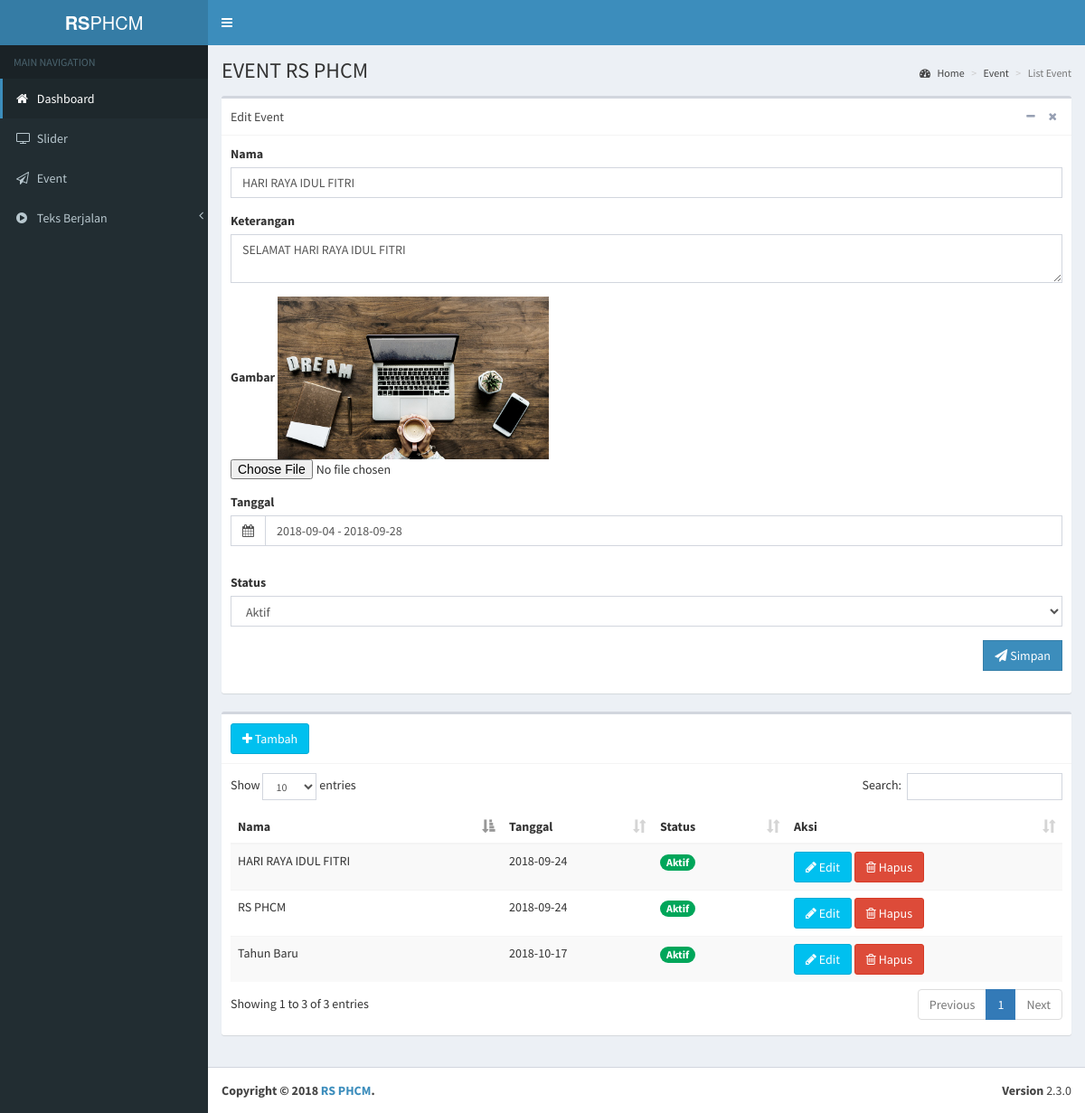
The page /master/event.php?page=event&id=51 on the database its author committed.
### tables this page shows
CREATE TABLE IF NOT EXISTS `slider` (
`id` int(11) NOT NULL,
  `nama` varchar(30) NOT NULL,
  `keterangan` text NOT NULL,
  `tanggal` date NOT NULL,
  `tgl` varchar(50) NOT NULL,
  `tgl_siap` date NOT NULL,
  `image` text NOT NULL,
  `flag` int(1) NOT NULL COMMENT '0=default, 1=event',
  `status` int(11) DEFAULT NULL
);

### objects/event.php (called while the page is built, shortened)
<?php
class Event{
    private $conn;
    private $nama_tabel = "slider";
    public $id;
    public function __construct($db){
        $this->conn = $db;
    }
    function readAll(){
        $query = "SELECT
                    id, nama, keterangan, tanggal, image, status
                FROM
                    " . $this->nama_tabel . "
                ORDER BY
                    nama ASC
               ";
        $stmt = $this->conn->prepare( $query );
        $stmt->execute();
        return $stmt;
    }
    function readOne(){
        $query = "SELECT nama, keterangan, tanggal, image, tgl, status
            FROM " . $this->nama_tabel . "
            WHERE id = ?
            LIMIT 0,1";
        $stmt = $this->conn->prepare( $query );
        $stmt->bindParam(1, $this->id);
        $stmt->execute();
        $row = $stmt->fetch(PDO::FETCH_ASSOC);
        $this->nama = $row['nama'];
        $this->keterangan = $row['keterangan'];
        $this->tgl = $row['tgl'];
        $this->image = $row['image'];
        $this->status = $row['status'];
    }
}
?>

### master/event.php (the view, shortened to what this page needs)
<?php
include_once 'theme/header.php';
include_once 'objects/event.php';
$database = new Database();
$db = $database->getConnection();
$event = new Event($db);
?>
      <div class="content-wrapper">
        <section class="content-header">
          <h1>
             EVENT RS PHCM
          </h1>
          <ol class="breadcrumb">
            <li><a href="index.php"><i class="fa fa-dashboard"></i> Home</a></li>
            <li><a href="#">Event</a></li>
            <li class="active">List Event</li>
          </ol>
        </section>
        <section class="content">
            <?php
                        if(isset($_GET['id'])){
                        $id = isset($_GET['id']) ? $_GET['id'] : die('ERROR: missing ID.');
                        }
                        $event->id = $id;
                        $event->readOne();
                    ?>
            <div class="box">
            <div class="box-header with-border">
                  Edit Event
              <div class="box-tools pull-right">
                <button class="btn btn-box-tool" data-widget="collapse" data-toggle="tooltip" title="Collapse"><i class="fa fa-minus"></i></button>
                <button class="btn btn-box-tool" data-widget="remove" data-toggle="tooltip" title="Remove"><i class="fa fa-times"></i></button>
              </div>
            </div>
            <form action="<?php echo htmlspecialchars('aksi.php?sender=editevent');?>" method="post" enctype="multipart/form-data">
                  <div class="box-body">
                        <div class="row">
                      <div class="col-md-12 form-group">
                          <label>Nama</label>
                          <input type="text" name="nama" value="<?php echo $event->nama; ?>" class="form-control" placeholder="Enter..." required="">
                      </div>
                     <div class="col-md-12 form-group">
                         <label>Keterangan</label>
                         <textarea class="form-control" placeholder="Enter..." name="keterangan" type="text"><?php echo $event->keterangan; ?></textarea>
                    </div>
                    <div class="col-md-12 form-group">
                          <label>Gambar</label>
                          <?php if(isset($_GET['id'])){
                            ?>
                        <img src='uploads/<?= $event->image; ?>' style='width:300px;' />
                        <?php }?>
                          <input type="hidden" name="gambar" value='<?= $event->image; ?>'/><input type="file" name="image"/>
                      </div>
                      <div class="col-md-12 form-group">
              <div class="form-group">
                <label>Tanggal</label>
                <div class="input-group">
                  <div class="input-group-addon">
                    <i class="fa fa-calendar"></i>
                  </div>
                  <input type="text" class="form-control pull-right" id="tanggal" name='tgl' value='<?= $event->tgl; ?>'>
                </div>
              </div>
                      </div>
                      <div class="col-md-12 form-group">
                          <label>Status</label>
                          <select class='form-control' name='status'>
                          <?php
                          $status = $event->status;
                          if($status == '1'){
                              ?>
                                  <option value='1' selected >Aktif</option>
                                  </select>
                              <?
                          }else{
                              ?>
                              <option value='1'>Aktif</option>
                                  <option value='0' selected>Tidak Aktif</option>
                                  </select>
                          <? } ?>
                      </div>
                 <div class="col-md-12 form-group">
                   <button type="submit" class="btn btn-primary btn-flat pull-right"><span class="fa fa-send"></span> Simpan</button>
                 </div>
                </div>
                  </div></form>
              </div>
          <div class="box">
            <div class="box-header with-border">
                <h3 class="box-title"> <a href="#" data-toggle="modal" data-target="#my-modal1" class="btn btn-info"><li class="fa fa-plus"></li> Tambah</a></h3>
            </div>
            <div class="box-body">
                               <table id="event" class="table table-striped dataTable no-footer">
                    <thead>
                      <tr>
                        <th>Nama</th>
                        <th>Tanggal</th>
                        <th>Status</th>
                        <th>Aksi</th>
                      </tr>
                    </thead>
                    <tbody>
                    <?php
                        $stmt = $event->readAll();
                        while ($row = $stmt->fetch(PDO::FETCH_ASSOC)){
                          extract($row);
                    ?>
                        <tr>
                <td><?php echo $nama; ?></td>
                <td><?php echo $tanggal; ?></td>
                <?php if($status == '0'){ ?>
                <td><span class="badge bg-red">Tidak AKtif</span></td>
                <?php }else{ ?>
                  <td><span class="badge bg-green">Aktif</span></td>
                  <?php } ?>
                            <td>
                                <a href="<?php $_SERVER[SCRIPT_NAME] ;?>?page=event&id=<?php echo $id; ?>" class="btn btn-info"><li class="fa fa-pencil"></li> Edit</a>
                                <a href="aksi.php?sender=hapusevent&id=<?php echo  $id; ?>" class="btn btn-danger"><li class="fa fa-trash-o"></li> Hapus</a>
                             </td>
                        </tr>
                <?php    }
                  ?>
                    </tbody>
                  </table>
            </div>
          </div>
        </section>
      </div>
<?php include 'theme/footer.php'; ?>

### theme/header.php (shortened to what this page needs)
<!DOCTYPE html>
<html>
<!DOCTYPE html>
<html>
  <head>
    <link rel="stylesheet" href="bootstrap/css/bootstrap.min.css">
    <link rel="stylesheet" href="https://maxcdn.bootstrapcdn.com/font-awesome/4.4.0/css/font-awesome.min.css">
    <link rel="stylesheet" href="https://code.ionicframework.com/ionicons/2.0.1/css/ionicons.min.css">
    <link rel="stylesheet" href="dist/css/AdminLTE.min.css">
    <link rel="stylesheet" href="dist/css/skins/_all-skins.min.css">
    <link rel="stylesheet" href="plugins/iCheck/flat/blue.css">
    <link rel="stylesheet" href="plugins/morris/morris.css">
    <link rel="stylesheet" href="plugins/jvectormap/jquery-jvectormap-1.2.2.css">
    <link rel="stylesheet" href="plugins/datepicker/datepicker3.css">
    <link rel="stylesheet" href="plugins/daterangepicker/daterangepicker-bs3.css">
  <link rel="stylesheet" href="bower_components/bootstrap-daterangepicker/daterangepicker.css">
  <link rel="stylesheet" href="bower_components/bootstrap-datepicker/dist/css/bootstrap-datepicker.min.css">
    <link rel="stylesheet" href="plugins/bootstrap-wysihtml5/bootstrap3-wysihtml5.min.css">
    <link rel="stylesheet" href="plugins/datatables/dataTables.bootstrap.css">
  </head>
  <body class="hold-transition skin-blue sidebar-mini">
    <div class="wrapper">
      <header class="main-header">
        <a href="index2.html" class="logo">
          <span class="logo-lg"><b>RS</b>PHCM</span>
        </a>
        <nav class="navbar navbar-static-top" role="navigation">
          <a href="#" class="sidebar-toggle" data-toggle="offcanvas" role="button">
          </a>
        </nav>
      </header>
      <aside class="main-sidebar">
        <section class="sidebar">
           <ul class="sidebar-menu">
            <li class="header">MAIN NAVIGATION</li>
            <li class="active">
                <a href="<?php $_SERVER[SCRIPT_NAME];?>index.php">
                 <i class="fa fa-home"></i> <span>Dashboard</span>
              </a>
            </li>
            <li>
              <a href="<?php $_SERVER[SCRIPT_NAME];?>?page=slider">
                <i class="fa fa-tv"></i> <span>Slider</span>
              </a>
            </li>
            <li>
              <a href="<?php $_SERVER[SCRIPT_NAME];?>?page=event">
                <i class="fa fa-send-o"></i> <span>Event</span>
              </a>
            </li>
            <li>
          <a href="#">
            <i class="fa fa-play-circle"></i>
            <span>Teks Berjalan</span>
            <span class="pull-right-container">
              <i class="fa fa-angle-left pull-right"></i>
            </span>
          </a>
        </li>
           </ul>
        </section>
      </aside>

### theme/footer.php (shortened to what this page needs)
 <footer class="main-footer">
        <div class="pull-right hidden-xs">
          <b>Version</b> 2.3.0
        </div>
        <strong>Copyright &copy; 2018 <a href="rsphcm.com">RS PHCM</a>.</strong>
      </footer>
    </div>
  </body>
</html>

### rows shown on the page
slider: nama "HARI RAYA IDUL FITRI", keterangan "SELAMAT HARI RAYA IDUL FITRI", image (picture), tgl "2018-09-04 - 2018-09-28", status "Aktif", tanggal "2018-09-24"
slider: nama "RS PHCM", tanggal "2018-09-24", status "Aktif"
slider: nama "Tahun Baru", tanggal "2018-10-17", status "Aktif"
